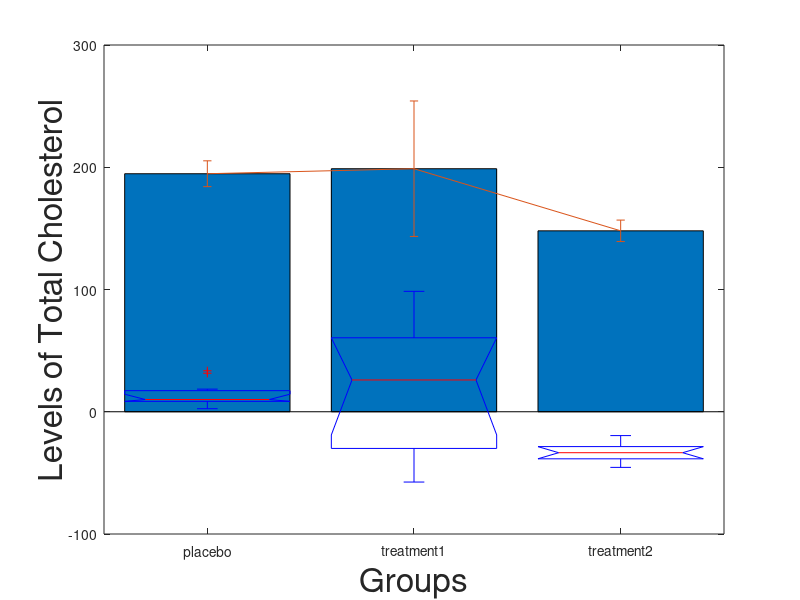

Write MATLAB code to recreate this figure. (Note: this script raises an error after producing the figure.)
%In class 19

% Problem 1. Imagine a clincal trial for two drugs that are intended to lower
% cholesterol. Assume 30 subjects are randomly divided into 3 groups that
% either receive a placebo or one of the two treatments. The mean initials
% levels of total cholesterol in each group are the same. The final
% measurements look like

placebo = [   194   183   199   189   189   214   212   186   191   190];
treatment1 = [    138   217   188   126   249   217   255   196   279   123];
treatment2 =[   152   152   151   143   161   142   142   141   161   135];

%A. Make a bar plot of the means of each group with errorbars (Hint, use
%bar and then use 'hold on' and then errorbar). 

placebo_m = mean(placebo);
treatment1_m = mean(treatment1);
treatment2_m = mean(treatment2);
err_placebo = std(placebo);
err1 = std(treatment1);
err2 = std(treatment2);
x = {'placebo'; 'treatment1'; 'treatment2'};
y = [placebo_m treatment1_m treatment2_m];
err = [err_placebo err1 err2];
figure;
bar(y);
hold on;
errorbar(y, err);
xlabel('Groups', 'FontSize', 24);
ylabel('Levels of Total Cholesterol', 'FontSize', 24);
set(gca, 'xtick', [1:3], 'xticklabel', x);

%B. Run a one way ANOVA analysis to see whether any of the treatment groups showed
%a statistically signficant difference. 
%C. use the multcompare function to look at all pairs of samples and
%indicate which are significantly different. 

data = [placebo treatment1 treatment2];
groups = {'placebo','placebo','placebo','placebo','placebo','placebo',...
    'placebo','placebo','placebo','placebo','treatment1','treatment1',...
    'treatment1','treatment1','treatment1','treatment1','treatment1',...
    'treatment1','treatment1','treatment1','treatment2','treatment2',...
    'treatment2','treatment2','treatment2','treatment2','treatment2',...
    'treatment2','treatment2','treatment2'};
p = anova1(data, groups);

%Problem 2. In this directory, you will find a .mat file with three
%variables, xdat, ydat, and ydat2. For each pair (xdat, ydat) and (xdat,
%ydat2), fit the data to a first, second and third order polynomial. Which
%one is the best fit in each case? In at least one of the cases, do the
%problem with both the polyfit/polyval functions and with the 'fit' function.

%%
filename = 'data.mat';
load(filename);
% polyfit/polyval figure for xdat and ydat
figure;
subplot(2,2,1);
plot(xdat,ydat,'r.','MarkerSize',24);
subplot(2,2,2);
plot(xdat,ydat,'r.','MarkerSize',24);
[coeff1,s1] = polyfit(xdat,ydat,1);
hold on;
plot(xdat,polyval(coeff1, xdat),'k-','LineWidth', 3);
hold off;
subplot(2,2,3);
plot(xdat,ydat,'r.','MarkerSize',24);
[coeff2,s2] = polyfit(xdat,ydat,2);
hold on;
plot(xdat,polyval(coeff2, xdat),'k-','LineWidth', 3);
hold off;
subplot(2,2,4)
plot(xdat,ydat,'r.','MarkerSize',24);
[coeff3,s3] = polyfit(xdat,ydat,3);
hold on;
plot(xdat,polyval(coeff3, xdat),'k-','LineWidth', 3);
hold off;

% polyfit/polyval figure for xdat and ydat2
figure;
subplot(2,2,1);
plot(xdat,ydat2,'r.','MarkerSize',24);
subplot(2,2,2);
plot(xdat,ydat2,'r.','MarkerSize',24);
[coeff12,s12] = polyfit(xdat,ydat2,1);
hold on;
plot(xdat,polyval(coeff12, xdat),'k-','LineWidth', 3);
hold off;
subplot(2,2,3);
plot(xdat,ydat2,'r.','MarkerSize',24);
[coeff22,s22] = polyfit(xdat,ydat2,2);
hold on;
plot(xdat,polyval(coeff22, xdat),'k-','LineWidth', 3);
hold off;
subplot(2,2,4)
plot(xdat,ydat2,'r.','MarkerSize',24);
[coeff32,s32] = polyfit(xdat,ydat2,3);
hold on;
plot(xdat,polyval(coeff32, xdat),'k-','LineWidth', 3);
hold off;


% fit figure for xdat and ydat2
fit_lin = fit(xdat',ydat2','poly1');
fit_quad = fit(xdat',ydat2','poly2');
fit_cub = fit(xdat',ydat2','poly3');
figure; hold on;
plot(xdat, ydat2,'r.','MarkerSize',24);
plot(xdat, fit_lin(xdat), 'g-', 'LineWidth', 3);
plot(xdat, fit_quad(xdat), 'b-', 'LineWidth', 3);
plot(xdat, fit_cub(xdat), 'k-', 'LineWidth', 3);

% For xdat and ydat, the first order polynomial is enough to fit the
% figure. As the order of polynomial goes up, the fitness does not improve
% a lot, because xdat and ydat has a linear relationship. However, for xdat
% and ydat2, the third order polynomial works best, as it fits more data. 




